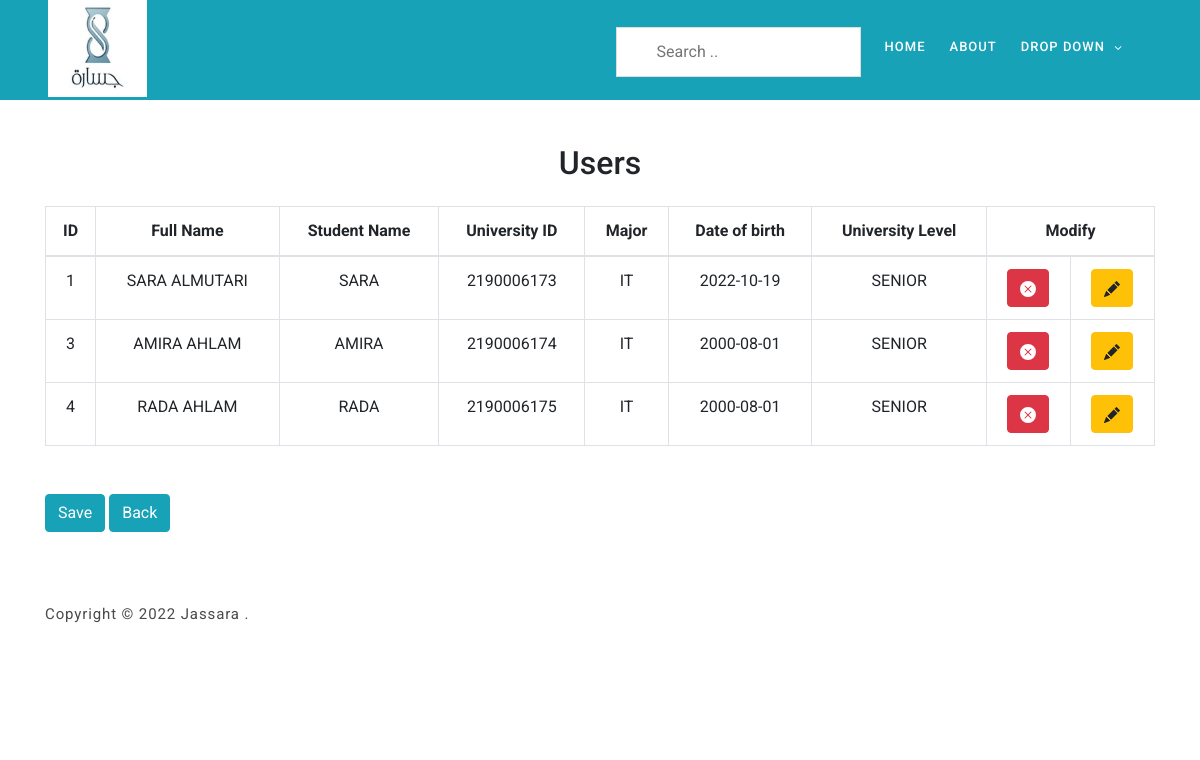
Page /ManageUsers.php on the earlier database version.
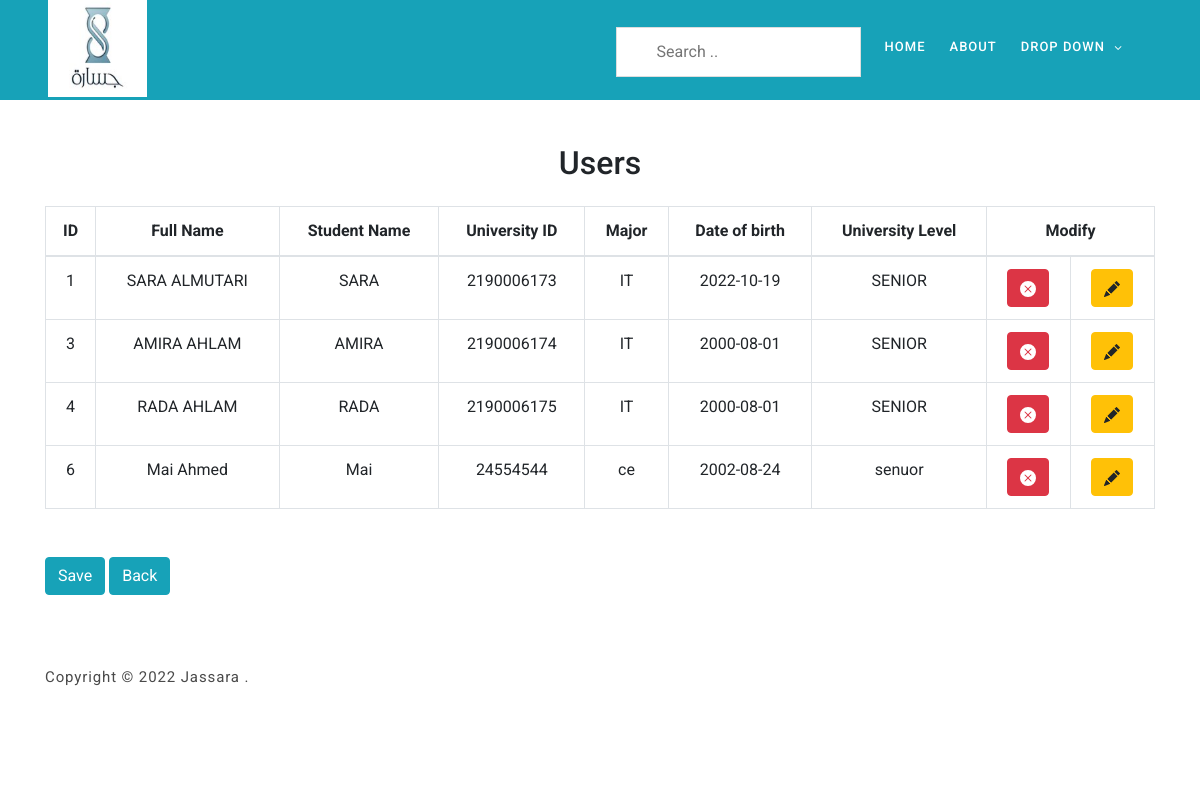
Same page on the later database version.
### tables this page shows
CREATE TABLE `student` (
  `id` int(10) NOT NULL,
  `full_name` varchar(255) NOT NULL,
  `stname` varchar(255) NOT NULL,
  `uni_id` varchar(255) NOT NULL,
  `password` varchar(255) NOT NULL,
  `major` text NOT NULL,
  `date_birth` date NOT NULL,
  `uni_level` varchar(255) NOT NULL
);

### ManageUsers.php (the view, shortened to what this page needs)
<?php
include 'tamplate.php';
$con = connection();
$sql = "SELECT * FROM student";
$result = mysqli_query($con, $sql);
?>
<br>
<br>
<br>
<br>
<br>
<br>
<div class="container">
    <h2 style="text-align: center;">Users</h2>
    <br>
    <table class="table table-bordered col mb-5" id="table-list">
        <thead>
            <tr>
                <th style="text-align: center;">ID</th>
                <th style="text-align: center;">Full Name</th>
                <th style="text-align: center;">Student Name</th>
                <th style="text-align: center;">University ID</th>
                <th style="text-align: center;">Major</th>
                <th style="text-align: center;">Date of birth</th>
                <th style="text-align: center;">University Level</th>
                <th style="text-align: center;" colspan="2">Modify</th>
            </tr>
        </thead>
        <tbody>
            <?php
            while ($row = mysqli_fetch_array($result, MYSQLI_ASSOC)) {
                echo
                '<tr style="text-align:center;">
                    <td class ="ChallengeNum">' . $row['id'] . '</td>
                    <td>' . $row['full_name'] . '</td>
                    <td>' . $row['stname'] . '</td>
                    <td>' . $row['uni_id'] . '</td>
                    <td>' . $row['major'] . '</td>
                    <td>' . $row['date_birth'] . '</td>
                    <td>' . $row['uni_level'] . '</td>
                    <td>
                    <form action="" method="POST">
                            <abbr title="Delete Student">
                                 <button class="btn btn-danger" value="' . $row['id'] . '" name="Delete_button" onclick="confirm("Are you sure ?")">
                                </button>
                                </abbr>
                        </form>
                    </td>
                    <td>
                    <form action="UserModify.php" Method="POST">
                    <abbr title="Modify Student">
                            <button class="btn btn-warning" value="' . $row['id'] . '" id="M_btn" name="Modify_btnn" data-target="#ModifyModal" data-toggle="modal" >
                             </button>
                    </abbr>
                    </form>
                    </td>
                </tr>';
            }
            ?>
        </tbody>
    </table>
    <button type="button col" class="btn btn-info" data-toggle="modal" data-target="#exampleModal">
        <a style="color:White;" href="admin.php">Save</a>
    </button>
    <button type="button col" class="btn btn-info" data-toggle="modal" data-target="#exampleModal">
        <a style="color:White;" href="admin.php">Back</a>
    </button>
</div>

Differences in the rows shown:
added student: id "6", full_name "Mai Ahmed", stname "Mai", uni "24554544", major "ce", date_birth "2002-08-24", uni_level "senuor"
